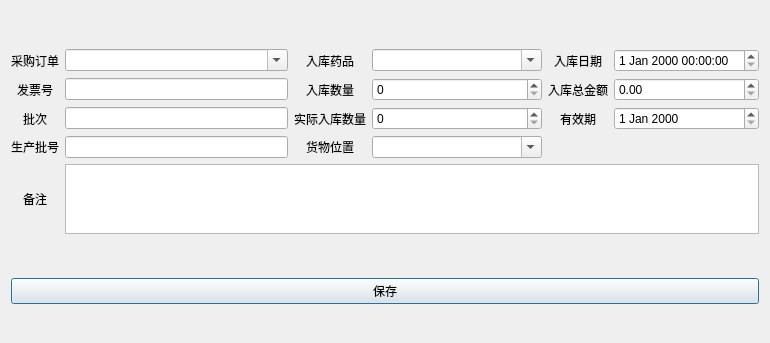
<?xml version="1.0" encoding="UTF-8"?>
<ui version="4.0">
 <class>StockDialog</class>
 <widget class="QDialog" name="StockDialog">
  <property name="geometry">
   <rect>
    <x>0</x>
    <y>0</y>
    <width>770</width>
    <height>343</height>
   </rect>
  </property>
  <property name="windowTitle">
   <string>药品入库</string>
  </property>
  <layout class="QGridLayout" name="gridLayout_2">
   <item row="3" column="0">
    <widget class="QPushButton" name="stock_save_btn">
     <property name="text">
      <string>保存</string>
     </property>
    </widget>
   </item>
   <item row="1" column="0">
    <layout class="QGridLayout" name="gridLayout">
     <item row="7" column="2">
      <widget class="QLabel" name="label_12">
       <property name="text">
        <string>货物位置</string>
       </property>
       <property name="alignment">
        <set>Qt::AlignmentFlag::AlignCenter</set>
       </property>
      </widget>
     </item>
     <item row="0" column="4">
      <widget class="QLabel" name="label_8">
       <property name="text">
        <string>入库日期</string>
       </property>
       <property name="alignment">
        <set>Qt::AlignmentFlag::AlignCenter</set>
       </property>
      </widget>
     </item>
     <item row="4" column="2">
      <widget class="QLabel" name="label_11">
       <property name="text">
        <string>实际入库数量</string>
       </property>
       <property name="alignment">
        <set>Qt::AlignmentFlag::AlignCenter</set>
       </property>
      </widget>
     </item>
     <item row="3" column="0">
      <widget class="QLabel" name="label_5">
       <property name="text">
        <string>发票号</string>
       </property>
       <property name="alignment">
        <set>Qt::AlignmentFlag::AlignCenter</set>
       </property>
      </widget>
     </item>
     <item row="7" column="1">
      <widget class="QLineEdit" name="Production_lot_number_line_edit"/>
     </item>
     <item row="3" column="1">
      <widget class="QLineEdit" name="Invoice_line_edit"/>
     </item>
     <item row="0" column="0">
      <widget class="QLabel" name="label_6">
       <property name="text">
        <string>采购订单</string>
       </property>
       <property name="alignment">
        <set>Qt::AlignmentFlag::AlignCenter</set>
       </property>
      </widget>
     </item>
     <item row="0" column="5">
      <widget class="QDateTimeEdit" name="inbound_date_time_edit"/>
     </item>
     <item row="3" column="2">
      <widget class="QLabel" name="label_19">
       <property name="text">
        <string>入库数量</string>
       </property>
       <property name="alignment">
        <set>Qt::AlignmentFlag::AlignCenter</set>
       </property>
      </widget>
     </item>
     <item row="0" column="3">
      <widget class="QComboBox" name="stock_drug_combox">
       <property name="editable">
        <bool>true</bool>
       </property>
      </widget>
     </item>
     <item row="4" column="3">
      <widget class="QSpinBox" name="actual_incoming_quantity_spin_box">
       <property name="maximum">
        <number>999999999</number>
       </property>
      </widget>
     </item>
     <item row="0" column="2">
      <widget class="QLabel" name="label_9">
       <property name="text">
        <string>入库药品</string>
       </property>
       <property name="alignment">
        <set>Qt::AlignmentFlag::AlignCenter</set>
       </property>
      </widget>
     </item>
     <item row="7" column="0">
      <widget class="QLabel" name="label">
       <property name="text">
        <string>生产批号</string>
       </property>
       <property name="alignment">
        <set>Qt::AlignmentFlag::AlignCenter</set>
       </property>
      </widget>
     </item>
     <item row="4" column="0">
      <widget class="QLabel" name="label_2">
       <property name="text">
        <string>批次</string>
       </property>
       <property name="alignment">
        <set>Qt::AlignmentFlag::AlignCenter</set>
       </property>
      </widget>
     </item>
     <item row="0" column="1">
      <widget class="QComboBox" name="purchase_order_combox">
       <property name="editable">
        <bool>true</bool>
       </property>
      </widget>
     </item>
     <item row="3" column="3">
      <widget class="QSpinBox" name="incoming_quantity_spin_box">
       <property name="alignment">
        <set>Qt::AlignmentFlag::AlignJustify|Qt::AlignmentFlag::AlignVCenter</set>
       </property>
       <property name="maximum">
        <number>999999999</number>
       </property>
      </widget>
     </item>
     <item row="8" column="0">
      <widget class="QLabel" name="label_20">
       <property name="text">
        <string>备注</string>
       </property>
       <property name="alignment">
        <set>Qt::AlignmentFlag::AlignCenter</set>
       </property>
      </widget>
     </item>
     <item row="8" column="1" colspan="5">
      <widget class="QPlainTextEdit" name="warehousing_remarks_plain_text_edit">
       <property name="sizePolicy">
        <sizepolicy hsizetype="Expanding" vsizetype="Expanding">
         <horstretch>0</horstretch>
         <verstretch>0</verstretch>
        </sizepolicy>
       </property>
       <property name="maximumSize">
        <size>
         <width>16777215</width>
         <height>70</height>
        </size>
       </property>
      </widget>
     </item>
     <item row="4" column="1">
      <widget class="QLineEdit" name="batch_lineEdit"/>
     </item>
     <item row="7" column="3">
      <widget class="QComboBox" name="location_combox">
       <property name="sizePolicy">
        <sizepolicy hsizetype="Fixed" vsizetype="Fixed">
         <horstretch>0</horstretch>
         <verstretch>0</verstretch>
        </sizepolicy>
       </property>
       <property name="minimumSize">
        <size>
         <width>170</width>
         <height>0</height>
        </size>
       </property>
       <property name="editable">
        <bool>true</bool>
       </property>
      </widget>
     </item>
     <item row="3" column="4">
      <widget class="QLabel" name="label_7">
       <property name="text">
        <string>入库总金额</string>
       </property>
       <property name="alignment">
        <set>Qt::AlignmentFlag::AlignCenter</set>
       </property>
      </widget>
     </item>
     <item row="3" column="5">
      <widget class="QDoubleSpinBox" name="inbound_amount_double">
       <property name="maximum">
        <double>999999999.990000009536743</double>
       </property>
      </widget>
     </item>
     <item row="4" column="4">
      <widget class="QLabel" name="label_3">
       <property name="text">
        <string>有效期</string>
       </property>
       <property name="alignment">
        <set>Qt::AlignmentFlag::AlignCenter</set>
       </property>
      </widget>
     </item>
     <item row="4" column="5">
      <widget class="QDateEdit" name="valid_date_edit"/>
     </item>
    </layout>
   </item>
   <item row="0" column="0">
    <spacer name="verticalSpacer_5">
     <property name="orientation">
      <enum>Qt::Orientation::Vertical</enum>
     </property>
     <property name="sizeType">
      <enum>QSizePolicy::Policy::Fixed</enum>
     </property>
     <property name="sizeHint" stdset="0">
      <size>
       <width>20</width>
       <height>10</height>
      </size>
     </property>
    </spacer>
   </item>
   <item row="2" column="0">
    <spacer name="verticalSpacer_6">
     <property name="orientation">
      <enum>Qt::Orientation::Vertical</enum>
     </property>
     <property name="sizeType">
      <enum>QSizePolicy::Policy::Fixed</enum>
     </property>
     <property name="sizeHint" stdset="0">
      <size>
       <width>20</width>
       <height>10</height>
      </size>
     </property>
    </spacer>
   </item>
  </layout>
 </widget>
 <resources/>
 <connections/>
</ui>
